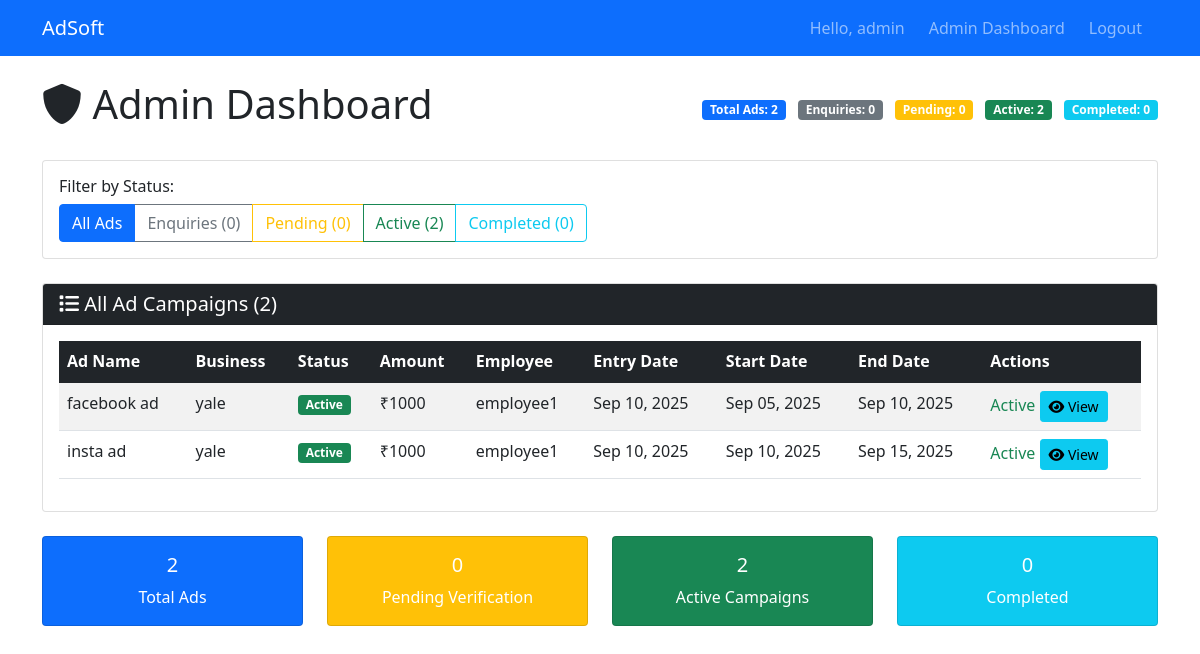
Before: /admin-dashboard/ (signed in) with the older database file.
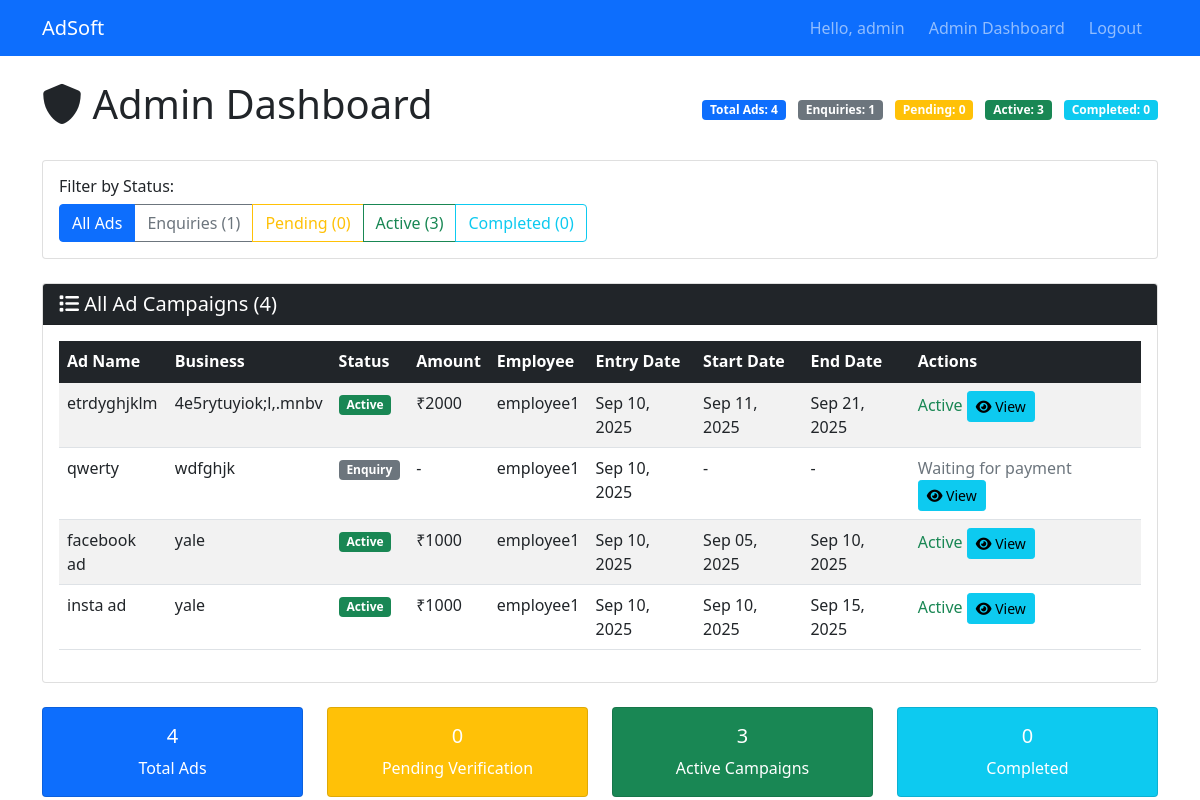
After: the same page with the newer database file.
### campaigns/models.py (models this page shows, shortened)
class AdRecord(models.Model):
    STATUS_CHOICES = [
        ('enquiry', 'Enquiry'),
        ('pending', 'Pending Payment Verification'),
        ('active', 'Active'),
        ('completed', 'Completed'),
    ]
    AMOUNT_CHOICES = [
        (1000, '1000 INR (5 days)'),
        (2000, '2000 INR (10 days)'),
        (4000, '4000 INR (20 days)'),
        (6000, '6000 INR (30 days)'),
    ]
    AMOUNT_DAYS_MAPPING = {
        1000: 5,
        2000: 10,
        4000: 20,
        6000: 30
    }
    user = models.ForeignKey(User, on_delete=models.CASCADE, related_name='ad_records')
    ad_name = models.CharField(max_length=200)
    business_name = models.CharField(max_length=200)
    notes = models.TextField(blank=True)
    entry_date = models.DateTimeField(auto_now_add=True)
    start_date = models.DateField(null=True, blank=True)
    end_date = models.DateField(null=True, blank=True)
    amount = models.IntegerField(choices=AMOUNT_CHOICES, null=True, blank=True)
    upi_last_four = models.CharField(max_length=4, blank=True)
    admin_upi_id = models.CharField(max_length=50, blank=True)
    status = models.CharField(max_length=20, choices=STATUS_CHOICES, default='enquiry')
    renewed_from = models.ForeignKey('self', on_delete=models.SET_NULL, null=True, blank=True, related_name='renewals')
    class Meta:
        ordering = ['-entry_date']
    def get_status_display_class(self):
        status_classes = {
            'enquiry': 'secondary',
            'pending': 'warning',
            'active': 'success',
            'completed': 'info'
        }
        return status_classes.get(self.status, 'secondary')

### campaigns/views.py (the view)
# urls.py: path('admin-dashboard/', views.admin_dashboard, name='admin_dashboard'),
@login_required
@user_passes_test(is_admin)
def admin_dashboard(request):
    status_filter = request.GET.get('status', 'all')
    all_ads = AdRecord.objects.all().order_by('-entry_date')
    if status_filter != 'all':
        all_ads = all_ads.filter(status=status_filter)
    status_counts = {
        'all': AdRecord.objects.count(),
        'enquiry': AdRecord.objects.filter(status='enquiry').count(),
        'pending': AdRecord.objects.filter(status='pending').count(),
        'active': AdRecord.objects.filter(status='active').count(),
        'completed': AdRecord.objects.filter(status='completed').count(),
    }
    context = {
        'all_ads': all_ads,
        'status_filter': status_filter,
        'status_counts': status_counts,
        'pending_ads': AdRecord.objects.filter(status='pending'),  # Keep for backward compatibility
    }
    return render(request, 'campaigns/admin_dashboard.html', context)

### campaigns/views.py (called while the page is built)
def is_admin(user):
    return user.is_superuser

### campaigns/templates/campaigns/admin_dashboard.html (shortened to what this page needs)
{% extends 'base.html' %}
{% block content %}
<div class="row">
    <div class="col-md-12">
        <div class="d-flex justify-content-between align-items-center mb-4">
            <h1><i class="fas fa-shield-alt"></i> Admin Dashboard</h1>
            <div>
                <span class="badge bg-primary me-2">Total Ads: {{ status_counts.all }}</span>
                <span class="badge bg-secondary me-2">Enquiries: {{ status_counts.enquiry }}</span>
                <span class="badge bg-warning me-2">Pending: {{ status_counts.pending }}</span>
                <span class="badge bg-success me-2">Active: {{ status_counts.active }}</span>
                <span class="badge bg-info">Completed: {{ status_counts.completed }}</span>
            </div>
        </div>
        <div class="card mb-4">
            <div class="card-body">
                <h6 class="card-title">Filter by Status:</h6>
                <div class="btn-group" role="group">
                    <a href="?status=all" class="btn btn-outline-primary {% if status_filter == 'all' %}active{% endif %}">
                        All Ads
                    </a>
                    <a href="?status=enquiry" class="btn btn-outline-secondary {% if status_filter == 'enquiry' %}active{% endif %}">
                        Enquiries ({{ status_counts.enquiry }})
                    </a>
                    <a href="?status=pending" class="btn btn-outline-warning {% if status_filter == 'pending' %}active{% endif %}">
                        Pending ({{ status_counts.pending }})
                    </a>
                    <a href="?status=active" class="btn btn-outline-success {% if status_filter == 'active' %}active{% endif %}">
                        Active ({{ status_counts.active }})
                    </a>
                    <a href="?status=completed" class="btn btn-outline-info {% if status_filter == 'completed' %}active{% endif %}">
                        Completed ({{ status_counts.completed }})
                    </a>
                </div>
            </div>
        </div>
        <div class="card">
            <div class="card-header bg-dark text-white">
                <h5 class="mb-0">
                    <i class="fas fa-list"></i>
                    {% if status_filter == 'all' %}
                        All Ad Campaigns
                    {% else %}
                        {{ status_filter|title }} Campaigns
                    {% endif %}
                    ({{ all_ads.count }})
                </h5>
            </div>
            <div class="card-body">
                {% if all_ads %}
                <div class="table-responsive">
                    <table class="table table-hover table-striped">
                        <thead class="table-dark">
                            <tr>
                                <th>Ad Name</th>
                                <th>Business</th>
                                <th>Status</th>
                                <th>Amount</th>
                                <th>Employee</th>
                                <th>Entry Date</th>
                                <th>Start Date</th>
                                <th>End Date</th>
                                <th>Actions</th>
                            </tr>
                        </thead>
                        <tbody>
                            {% for ad in all_ads %}
                            <tr>
                                <td>{{ ad.ad_name }}</td>
                                <td>{{ ad.business_name }}</td>
                                <td>
                                    <span class="badge bg-{{ ad.get_status_display_class }}">
                                        {{ ad.get_status_display }}
                                    </span>
                                </td>
                                <td>
                                    {% if ad.amount %}
                                        ₹{{ ad.amount }}
                                    {% else %}
                                        -
                                    {% endif %}
                                </td>
                                <td>{{ ad.user.username }}</td>
                                <td>{{ ad.entry_date|date:"M d, Y" }}</td>
                                <td>
                                    {% if ad.start_date %}
                                        {{ ad.start_date|date:"M d, Y" }}
                                    {% else %}
                                        -
                                    {% endif %}
                                </td>
                                <td>
                                    {% if ad.end_date %}
                                        {{ ad.end_date|date:"M d, Y" }}
                                    {% else %}
                                        -
                                    {% endif %}
                                </td>
                                <td>
                                    {% if ad.status == 'enquiry' %}
                                        <span class="text-muted">Waiting for payment</span>
                                    {% elif ad.status == 'pending' %}
                                        <a href="{% url 'verify_payment' ad.id %}" class="btn btn-sm btn-warning">
                                            <i class="fas fa-check-circle"></i> Verify
                                        </a>
                                    {% elif ad.status == 'active' %}
                                        <span class="text-success">Active</span>
                                    {% elif ad.status == 'completed' %}
                                        <span class="text-info">Completed</span>
                                    {% endif %}
                                    <button class="btn btn-sm btn-info" data-bs-toggle="modal" data-bs-target="#adDetailsModal{{ ad.id }}">
                                        <i class="fas fa-eye"></i> View
                                    </button>
                                </td>
                            </tr>
                            {% endfor %}
                        </tbody>
                    </table>
                </div>
                {% endif %}
            </div>
        </div>
        <div class="row mt-4">
            <div class="col-md-3">
                <div class="card text-white bg-primary">
                    <div class="card-body text-center">
                        <h5 class="card-title">{{ status_counts.all }}</h5>
                        <p class="card-text">Total Ads</p>
                    </div>
                </div>
            </div>
            <div class="col-md-3">
                <div class="card text-white bg-warning">
                    <div class="card-body text-center">
                        <h5 class="card-title">{{ status_counts.pending }}</h5>
                        <p class="card-text">Pending Verification</p>
                    </div>
                </div>
            </div>
            <div class="col-md-3">
                <div class="card text-white bg-success">
                    <div class="card-body text-center">
                        <h5 class="card-title">{{ status_counts.active }}</h5>
                        <p class="card-text">Active Campaigns</p>
                    </div>
                </div>
            </div>
            <div class="col-md-3">
                <div class="card text-white bg-info">
                    <div class="card-body text-center">
                        <h5 class="card-title">{{ status_counts.completed }}</h5>
                        <p class="card-text">Completed</p>
                    </div>
                </div>
            </div>
        </div>
    </div>
</div>
{% endblock %}

### campaigns/templates/base.html (shortened to what this page needs)
<!DOCTYPE html>
<html lang="en">
<head>
    <link href="https://cdn.jsdelivr.net/npm/bootstrap@5.1.3/dist/css/bootstrap.min.css" rel="stylesheet">
    <link href="https://cdnjs.cloudflare.com/ajax/libs/font-awesome/6.0.0/css/all.min.css" rel="stylesheet">
</head>
<body>
    <nav class="navbar navbar-expand-lg navbar-dark bg-primary">
        <div class="container">
            <a class="navbar-brand" href="{% url 'dashboard' %}">AdSoft</a>
            <div class="navbar-nav ms-auto">
                {% if user.is_authenticated %}
                    <span class="navbar-text me-3">Hello, {{ user.username }}</span>
                    {% if user.is_superuser %}
                        <a class="nav-link" href="{% url 'admin_dashboard' %}">Admin Dashboard</a>
                    {% endif %}
                    <form method="post" action="{% url 'logout' %}" class="d-inline">
                        <button type="submit" class="nav-link btn btn-link" style="border: none; background: none; color: rgba(255,255,255,.55); padding: 0.5rem 1rem;">
                            Logout
                        </button>
                    </form>
                {% else %}
                    <a class="nav-link" href="{% url 'login' %}">Login</a>
                {% endif %}
            </div>
        </div>
    </nav>
    <div class="container mt-4">
        {% block content %}
        {% endblock %}
    </div>
</body>
</html>

Changed rows visible on the page:
added AdRecord: ad_name "etrdyghjklm", business_name "4e5rytuyiok;l,.mnbv", status "Active", amount "2000", user.username "employee1", entry_date "Sep 10, 2025", start_date "Sep 11, 2025", end_date "Sep 21, 2025"
added AdRecord: ad_name "qwerty", business_name "wdfghjk", status "Enquiry", user.username "employee1", entry_date "Sep 10, 2025", shows "Waiting for payment"
Other visible differences:
{{ status_counts.all }}: "2" → "4"
{{ status_counts.enquiry }}: "0" → "1"
{{ status_counts.active }}: "2" → "3"
{{ all_ads.count }}: "2" → "4"
